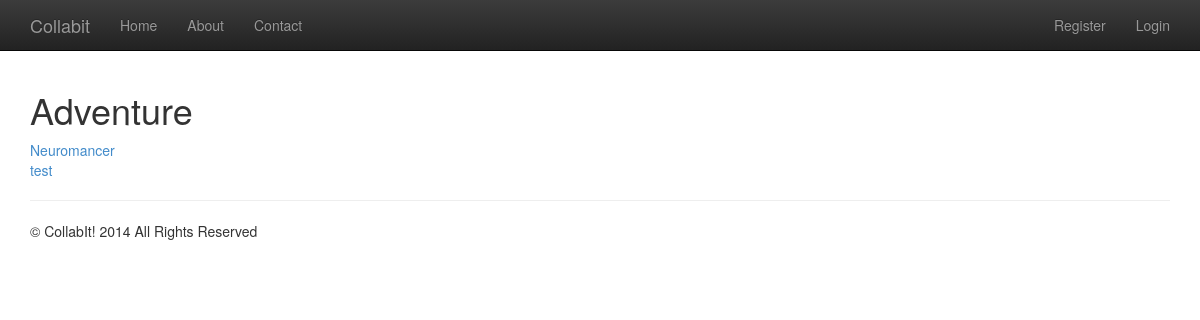
Before: /ogidni/Adventure/ with the older database file.
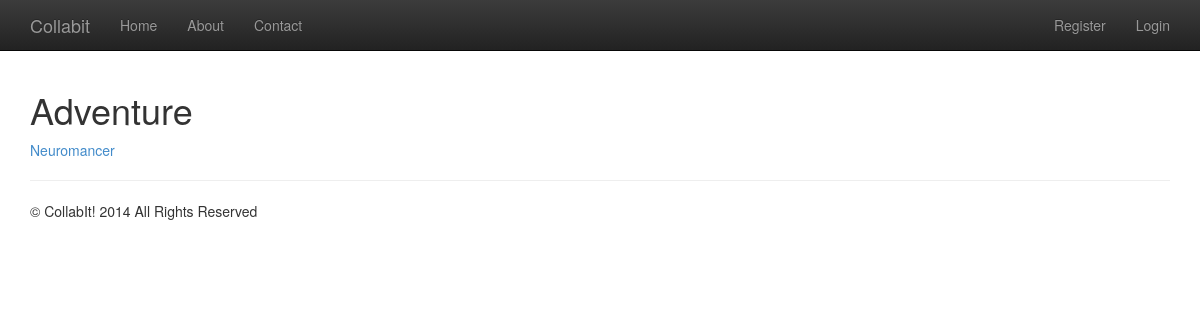
After: the same page with the newer database file.
### ogidni/models.py (models this page shows, shortened)
class Story(models.Model):
    name = models.CharField(max_length=64, unique=False)
    text = models.TextField()
    genre = models.ForeignKey(Genre, on_delete=models.DO_NOTHING)
    author = models.ForeignKey(User,  on_delete=models.DO_NOTHING)
    upvotes = models.IntegerField(default=0)
    downvotes = models.IntegerField(default=0)
    postdate = models.DateTimeField()
    url = models.TextField()

### ogidni/views.py (the view)
# urls.py: url(r'^(?P<genre_name_url>\w+)/$', views.genre, name='genre'),
def genre(request, genre_name_url):
    context = RequestContext(request)
    context_dict = {}
    try:
        genre = Genre.objects.get(url__iexact=genre_name_url)
        pages = Story.objects.filter(genre=genre.id)
        context_dict = {'genre': genre}
        context_dict['pages'] = pages
    except (Genre.DoesNotExist, Story.DoesNotExist):
        raise Http404
    return render_to_response('ogidni/genre.html', context_dict, context)

### templates/ogidni/genre.html (shortened to what this page needs)
{% extends 'ogidni/base.html' %}
{% block body_block %}
	<h1>{{ genre.name }}</h1>
		{% if pages %}
			{% for page in pages %}
				<a href="{{ page.url }}">{{ page.name }}</a><br />
			{% endfor %}
		{% endif %}
{% endblock %}

Changed rows visible on the page:
removed Story: name "test"
